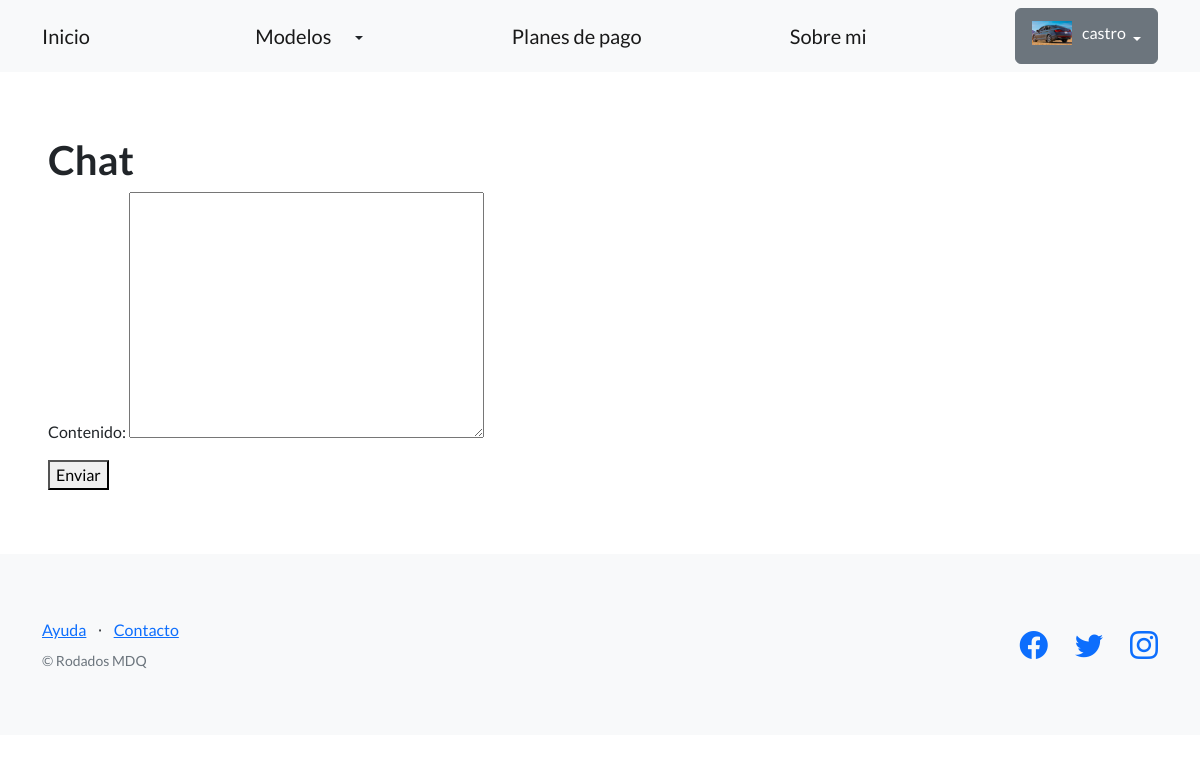
Page /messages/chat/ (signed in) on the earlier database version.
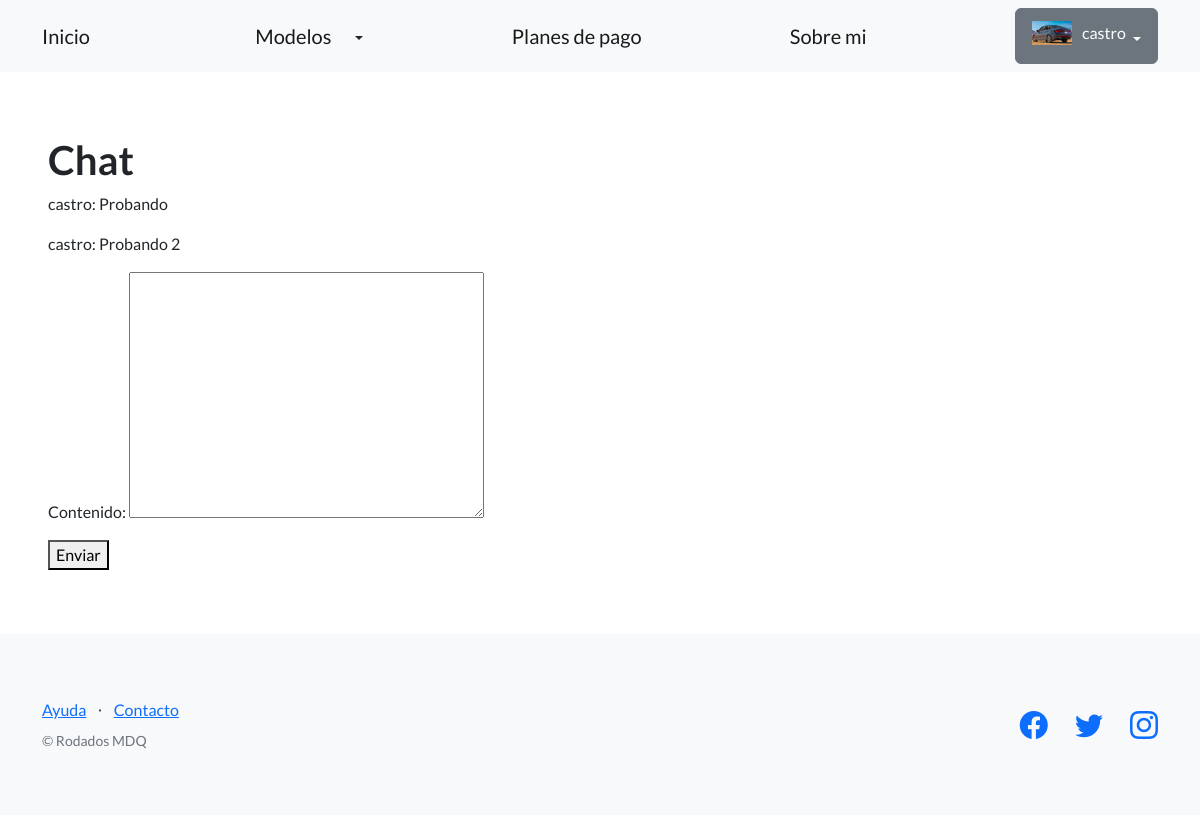
Same page on the later database version.
### chat/models.py (models this page shows)
class Mensaje(models.Model):
    usuario = models.ForeignKey(User, on_delete=models.CASCADE)
    contenido = models.TextField()
    fecha_creacion = models.DateTimeField(auto_now_add=True)

### chat/views.py (the view)
# urls.py: path("chat/", chat, name="chat" ),
def chat(request):
    mensajes = Mensaje.objects.all()
    if request.method == 'POST':
        form = MensajeForm(request.POST)
        if form.is_valid():
            nuevo_mensaje = form.save(commit=False)
            nuevo_mensaje.usuario = request.user
            nuevo_mensaje.save()
            return redirect('chat')
    else:
        form = MensajeForm()
    return render(
        request=request,
        template_name = "chat/chat.html",
        context={'mensajes': mensajes, 'form': form},
        )

### chat/forms.py
class MensajeForm(forms.ModelForm):
    class Meta:
        model = Mensaje
        fields = ['contenido']

### chat/templates/chat/chat.html (shortened to what this page needs)
{% extends "base.html" %}
{% block contenido %}
    <h1>Chat</h1>
    <div>
        {% for mensaje in mensajes %}
            <p>{{ mensaje.usuario.username }}: {{ mensaje.contenido }}</p>
        {% endfor %}
    </div>
    <form method="post">
        {{ form.as_p }}
        <button type="submit">Enviar</button>
    </form>
{% endblock contenido %}

Differences in the rows shown:
added Mensaje: usuario.username "castro", contenido "Probando"
added Mensaje: usuario.username "castro", contenido "Probando 2"
